Frame 1 (no input): blank canvas, image omitted
Frame 60 (no input): blank canvas, image omitted
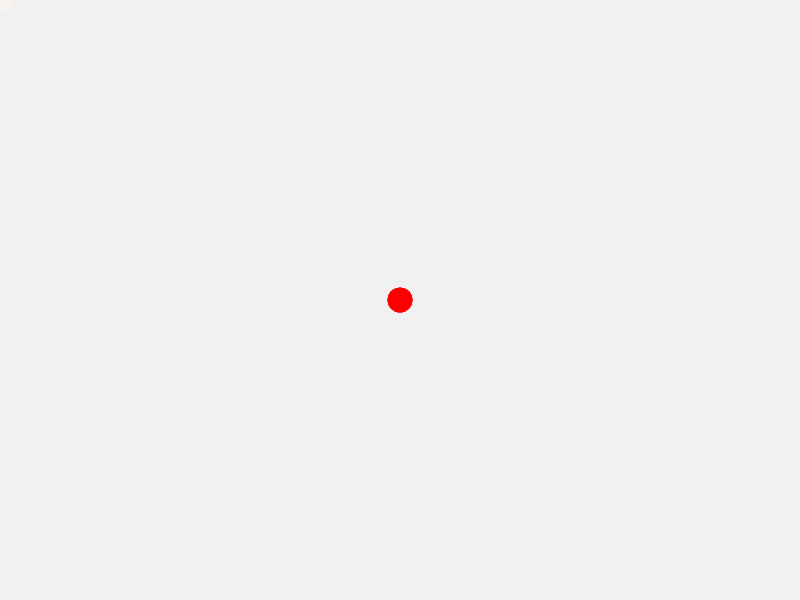
Frame 120 (the mouse pressed at the canvas centre since frame 60)

The p5.js sketch whose frames 1 and 60 were blank and that drew this single picture after the mouse press (run headless with seeded random() and noise() and a simulated clock; from frame 60 on, the mouse is pressed at the canvas centre):

// p5.js sketch
// ── sketch.js
let trail = [];

function setup() {
  createCanvas(800,600); // Creates a canvas of size 800x600 pixels
  background(240); // Sets background color to light gray
}

function draw() {
  // Clear the background with slight transparency to create fading effect
  background(240,240,240,25);

  // Add the current mouse position to the trail
  trail.push(createVector(mouseX,mouseY));
  
  // Limit the length of the trail array
  if (trail.length > 50) {
    trail.shift(); // Remove the oldest position
  }

  // Draw the trail
  for (let i =0; i < trail.length; i++) {
    let pos = trail[i];
    let size = map(i,0, trail.length,5,25); // Gradually increase the size of the trail elements
    let alpha = map(i,0, trail.length,0,255); // Gradually increase the transparency
    fill(255,0,0, alpha); // Red color with transparency
    noStroke();
    ellipse(pos.x, pos.y, size, size); // Draw an ellipse at the trail position
  }
}

function mousePressed() {
  // Clear the trail when the mouse is pressed
  trail = [];
}
